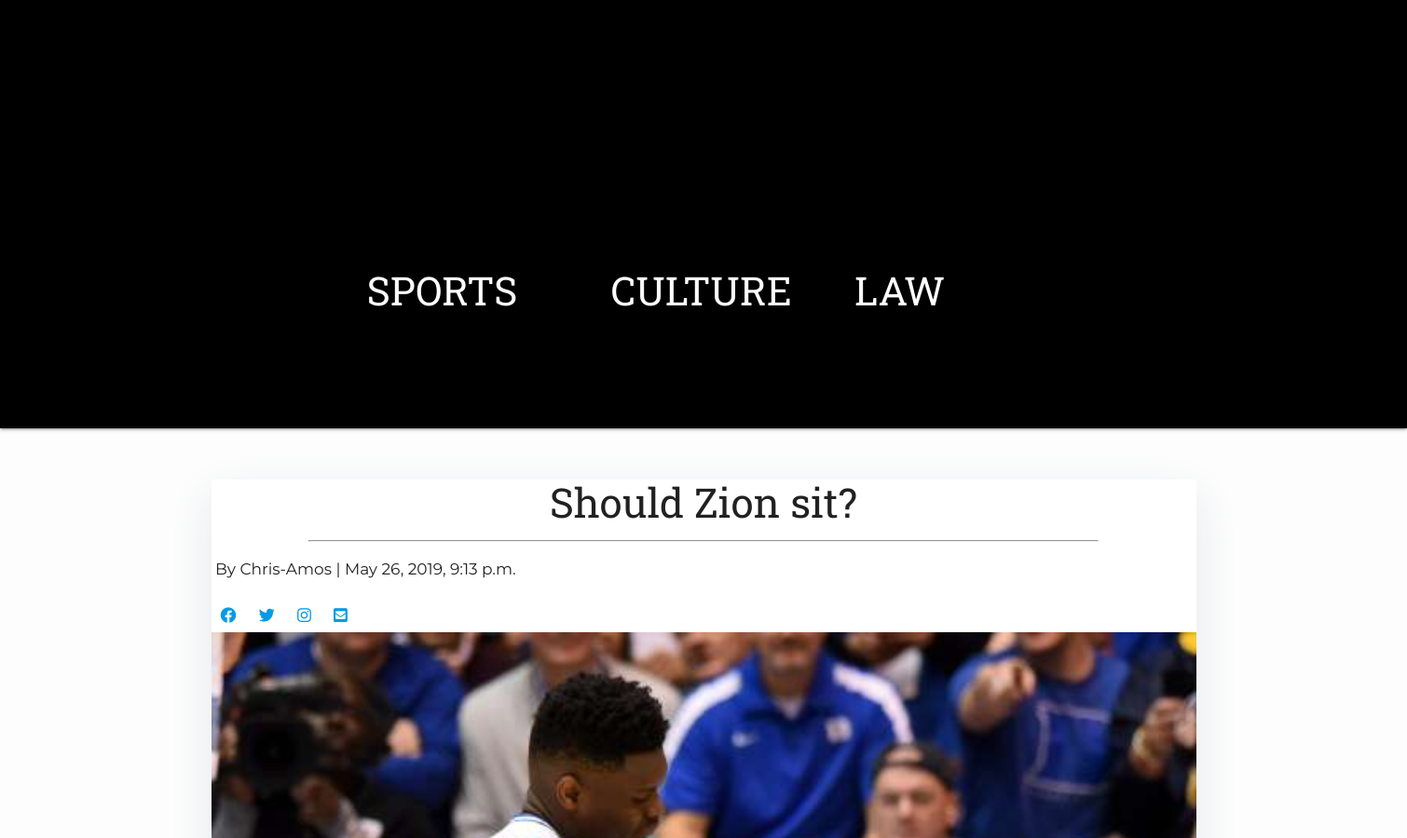
The page /zion/ (upper part) on the database as committed earlier.
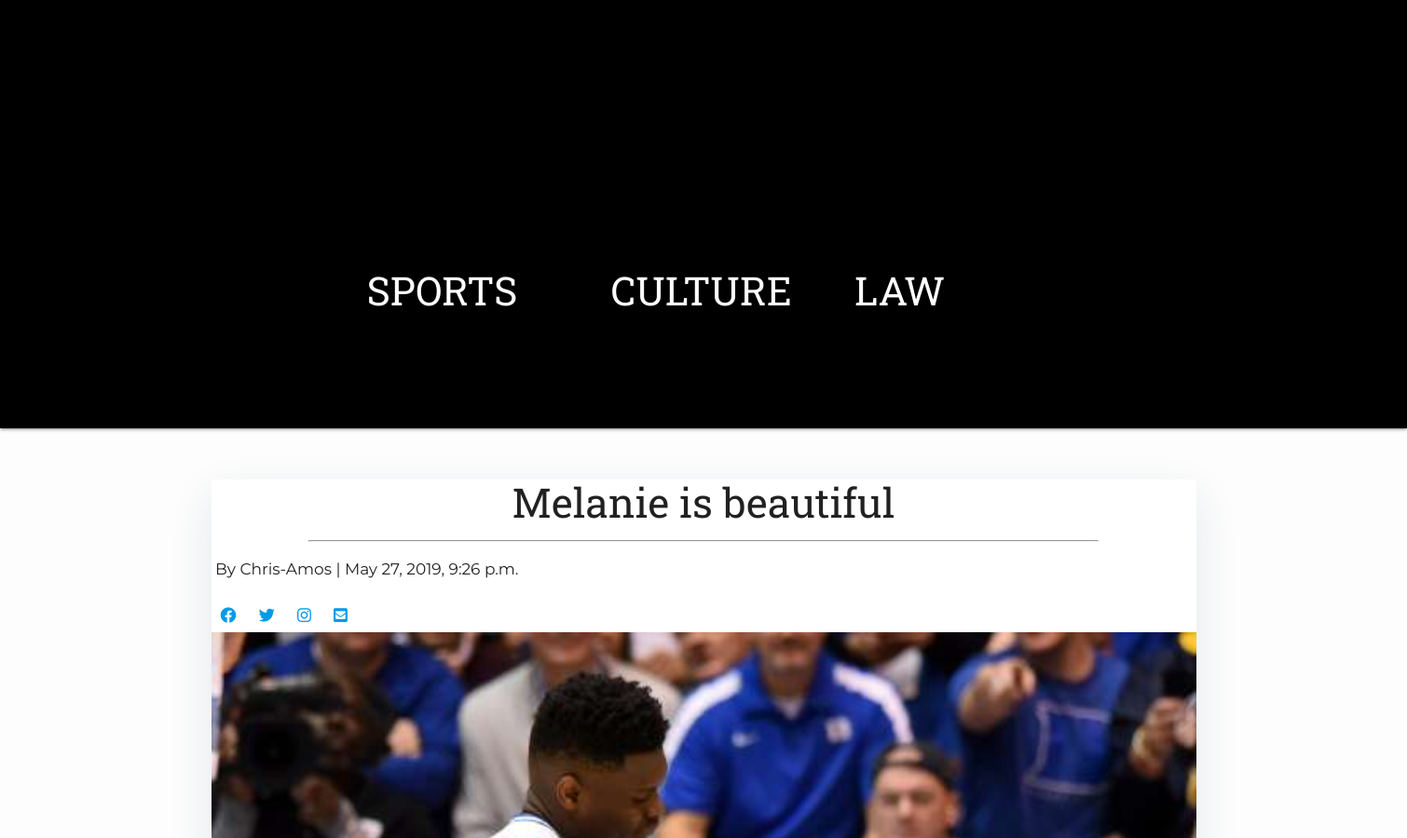
The same page on the database as committed later.
### blog/models.py (models this page shows, shortened)
class Post(models.Model):
    title = models.CharField(max_length=200,unique=True)
    slug = models.SlugField(max_length=200,unique=True)
    author = models.ForeignKey(User,on_delete=models.CASCADE,related_name='blog_posts')
    updated_on = models.DateTimeField(auto_now=True)
    content = models.TextField()
    created_on = models.DateTimeField(auto_now=True)
    status = models.IntegerField(choices=STATUS,default=0)
    image = models.FileField(upload_to='post_image',blank=True)
    email = models.TextField(default='')
    facebook = models.TextField(default='')
    twitter = models.TextField(default='')
    instagram = models.TextField(default='')
    class Meta:
        ordering = ['-created_on']

### blog/views.py (the view)
# urls.py: path('<slug:slug>/', views.PostDetail.as_view(), name='post_detail'),
class PostDetail(generic.DeleteView):
    model = Post
    template_name = 'post_detail.html'

### templates/post_detail.html (shortened to what this page needs)
{% extends 'base.html' %} {% block content %}
<div class="container">
  <div class="row">
    <div class="card ">
      <div class="card-body">
          <h3 class="display-1">{% block title %} {{ object.title }} {% endblock title %}</h3>
          <hr style="width:80%">
          <p class=" text-muted"><img style="height: 70px;"src="https://encrypted-tbn0.gstatic.com/images?q=tbn:ANd9GcSY_kGc624gTC4voAWvn-yDAEln3GGP3vmrrffeB-AuF3ix_0UM" alt=""> By {{ post.author }} | {{ post.created_on }}</p>
          <a target="blank" href="{{post.facebook}}"><i class="fab fa-facebook social"></i></a>
          <a target="blank" href="{{post.twitter}}"><i class="fab fa-twitter social"></i></a>
          <a target="blank" href="{{post.instagram}}"><i class="fab fa-instagram social"></i></a>
          <a target="blank" href="mailto:{{post.email}}"><i class="fas fa-envelope-square social"></i></a>
         <img style="width:100%" src="{{object.image.url}}" alt="">
      </div>
    </div>
  </div>
</div>
{% endblock content %}

### templates/base.html (shortened to what this page needs)
<!DOCTYPE html>
<html>
    <head>
            <link rel="stylesheet" href="https://cdnjs.cloudflare.com/ajax/libs/materialize/1.0.0/css/materialize.min.css">
            <link rel="stylesheet" href="https://use.fontawesome.com/releases/v5.8.2/css/all.css">
    </head>
    <body>
        <nav style="height: 460px; position:relative;" class="nav-extended black">
                <div class="nav-wrapper black">
                  <div style="position:relative;top:275px; left:25%" class="nav-links row">
                        <a style=" margin:5px; font-size: 250%;" class="na col l2 s12" href="">SPORTS</a>
                        <a style=" margin:5px; font-size: 250%" class="na col l2 s12" href="">CULTURE</a>
                        <a style=" margin:5px; font-size: 250%" class="na col l2 s12" href="">LAW</a>
                  </div>
                </div>
              </nav>
              <br>
        {% block content %}{% endblock content %}
    </body>
</html>

### templates/base.html (style rules this page uses)
body { font-family: "Roboto", sans-serif; font-size: 17px; background-color: #fdfdfd; }
a { font-family: 'Roboto Slab', serif; }

### templates/post_detail.html (style rules this page uses)
.display-1 { font-family: 'Roboto Slab', serif; text-align: center; }
.social { padding:10px; }
p { font-family: 'Montserrat', sans-serif; }

### templates/sidebar.html (style rules this page uses)
.card { box-shadow: 0 16px 48px #E3E7EB; }

Rows that differ between the two databases and show on the page:
changed Post "Chris-Amos": title "Should Zion sit?" → "Melanie is beautiful"; created_on "May 26, 2019, 9:13 p.m." → "May 27, 2019, 9:26 p.m."
